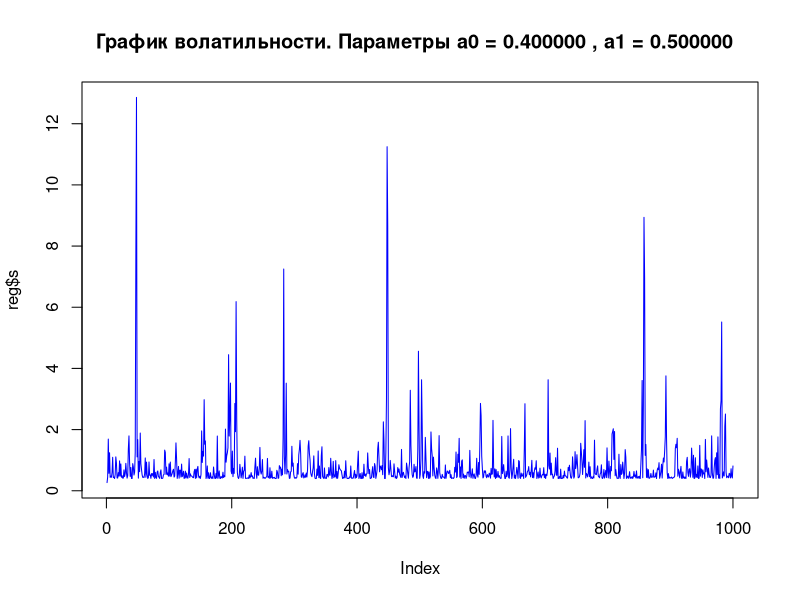
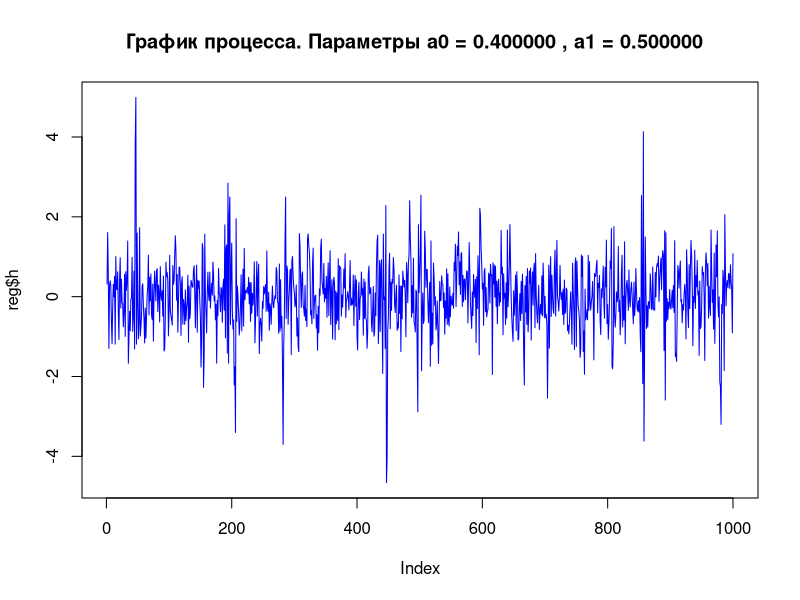
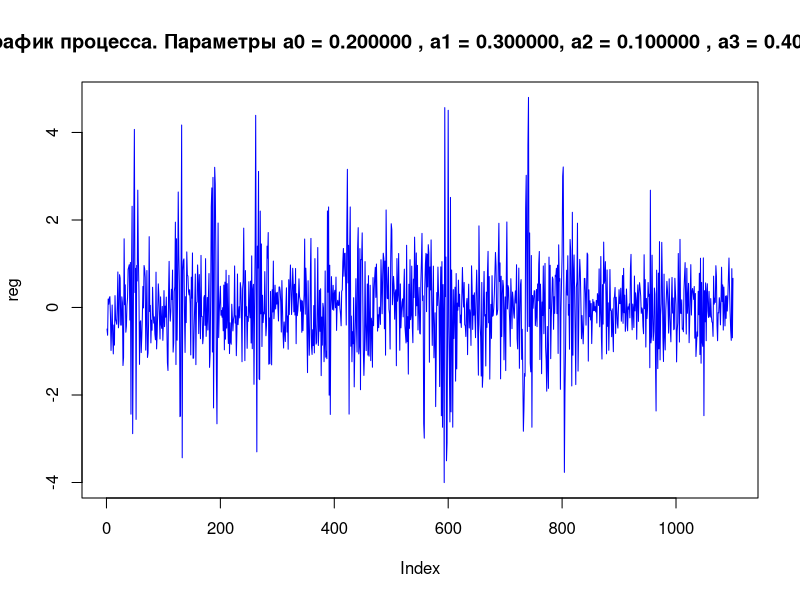
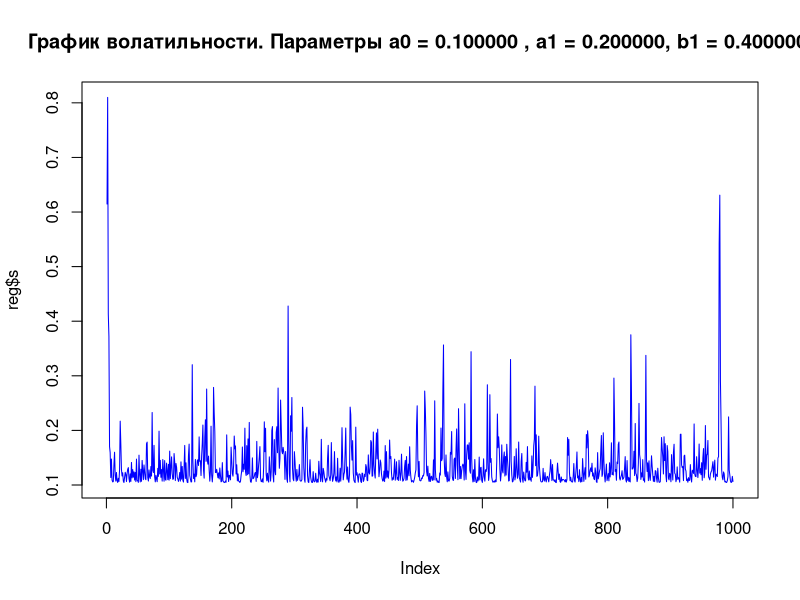
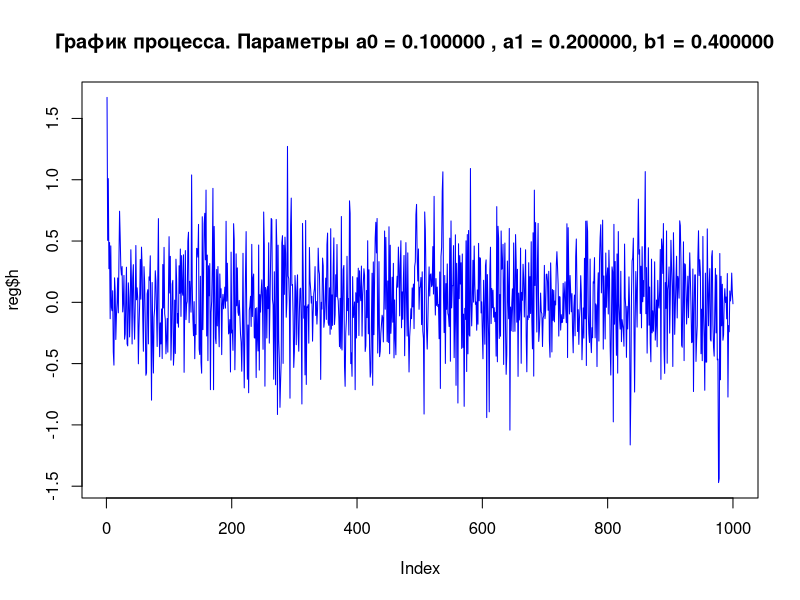

The R script that drew these images, in order:
#Лабораторная работа 2: GARCH(p, q)
# Установка пакета tseries, если он еще не установлен
install.packages("tseries")

# Подключение библиотеки tseries для работы с временными рядами
library("tseries")

# Подключение библиотеки stats для статистических функций
library("stats")

## 1. Построить график стационарного процесса {ℎ𝑛} и график волатильности
## {𝜎𝑛} процесса GARCH(1,0) из n = 1000 наблюдений.

# Определение функции для генерации GARCH(1,0) процесса
garch_1_0 <- function(n, a0, a1) {
  s = numeric(n)  # Вектор для хранения значений волатильности
  h = numeric(n)  # Вектор для хранения значений процесса
  e = rnorm(1, 0, 1)  # Генерация первой ошибки из нормального распределения
  s[1] = runif(1, min = 0, max = 1)  # Инициализация первого значения волатильности случайным числом
  h[1] = e * sqrt(s[1])  # Инициализация первого значения процесса
  
  # Цикл для генерации оставшихся значений
  for (i in 2:n) {
    s[i] = a0 + a1 * h[i-1] * h[i-1]  # Вычисление волатильности на основе предыдущего значения процесса
    e = rnorm(1, 0, 1)  # Генерация новой ошибки
    h[i] = e * sqrt(s[i])  # Вычисление текущего значения процесса
  }
  
  return(data.frame(s, h))  # Возврат данных в виде датафрейма
}

# Установка параметров для модели GARCH(1,0)
a0 = 0.4
a1 = 0.5
n = 1000  # Количество наблюдений

# Генерация данных GARCH(1,0)
reg = garch_1_0(n, a0, a1)

# Создание заголовка для графика волатильности
title = sprintf("График волатильности. Параметры a0 = %f , a1 = %f  ", a0, a1)
# Построение графика волатильности
plot(reg$s, main = title, type = "l", col = "blue")

# Создание заголовка для графика процесса
title = sprintf("График процесса. Параметры a0 = %f , a1 = %f  ", a0, a1)
# Построение графика процесса
plot(reg$h, main = title, type = "l", col = "blue")

## 2. Оценить параметры 𝑎0 и 𝑎1 с помощью метода наименьших квадратов (МНК),
## путем преобразования процесса ARCH(1) ≡ GARCH(1, 0) к процессу авторегрессии первого порядка.

reg = reg$h  # Использование только значений процесса для оценки параметров
sum1 = 0
sum2 = 0
chisl = 0
zn = 0
a1_estimate = 0
a0_estimate = 0

# Вычисление числителя для оценки a1
for (k in 2:n) {
  for (s in 2:n) {
    sum1 = sum1 + (reg[k]^2) * (reg[s-1]^2)  # Сумма произведений квадратов значений процесса
  }
}

# Вычисление знаменателя для оценки a1
for (k in 2:n) {
  sum2 = sum2 + (reg[k]^2) * (reg[k-1]^2)  # Сумма произведений квадратов текущего и предыдущего значений
}

chisl = sum1 - n * sum2  # Числитель для оценки a1
sum1 = 0
sum2 = 0

# Вычисление числителя для знаменателя
for (k in 2:n) {
  for (s in 2:n) {
    sum1 = sum1 + (reg[k-1]^2) * (reg[s-1]^2)  # Сумма произведений квадратов предыдущих значений
  }
}

# Вычисление знаменателя для оценки a1
for (k in 2:n) {
  sum2 = sum2 + (reg[k-1]^4)  # Сумма четвертых степеней предыдущих значений
}

zn = sum1 - n * sum2  # Знаменатель для оценки a1
a1_estimate = chisl / zn  # Оценка параметра a1

# Сброс переменных для оценки a0
sum1 = 0
chisl = 0
zn = 0

# Вычисление числителя для оценки a0
for (k in 2:n) {
  sum1 = sum1 + (reg[k-1]^2) * (reg[k]^2)  # Сумма произведений квадратов текущих и предыдущих значений
}

chisl = sum1 - a1_estimate * sum2  # Числитель для оценки a0
sum1 = 0

# Вычисление знаменателя для оценки a0
for (k in 2:n) {
  sum1 = sum1 + (reg[k-1]^2)  # Сумма квадратов предыдущих значений
}

zn = sum2  # Знаменатель для оценки a0
a0_estimate = chisl / zn  # Оценка параметра a0

# Вывод оценок параметров a0 и a1
print("Оценка а0:")
a0_estimate
print("Оценка а1:")
a1_estimate

## 3. Оценить параметры 𝑎0, 𝑎1 при помощи функции garch() пакета tseries по выборке {ℎ𝑛}.

garch(reg, order = c(1, 0))  # Оценка параметров модели GARCH(1,0) с использованием функции garch()

## 4. Построить график стационарного процесса GARCH(3,0) из n = 1100 наблюдений.

# Определение функции для генерации GARCH(3,0) процесса
garch_3_0 <- function(n, a0, a1, a2, a3) {
  s = numeric(n)  # Вектор для хранения значений волатильности
  h = numeric(n)  # Вектор для хранения значений процесса
  s[1] = runif(1, min = 0, max = 1)  # Инициализация первого значения волатильности
  e = rnorm(1, 0, 1)  # Генерация первой ошибки
  h[1] = e * sqrt(s[1])  # Инициализация первого значения процесса
  
  # Инициализация второго и третьего значений
  s[2] = a0 + a1 * h[1] * h[1]  # Второе значение волатильности
  e = rnorm(1, 0, 1)  # Генерация новой ошибки
  h[2] = e * sqrt(s[2])  # Второе значение процесса
  
  s[3] = a0 + a1 * h[2] * h[2] + a2 * h[1] * h[1]  # Третье значение волатильности
  e = rnorm(1, 0, 1)  # Генерация новой ошибки
  h[3] = e * sqrt(s[3])  # Третье значение процесса
  
  # Цикл для генерации оставшихся значений
  for (i in 4:n) {
    s[i] = a0 + a1 * h[i-1] * h[i-1] + a2 * h[i-2] * h[i-2] + a3 * h[i-3] * h[i-3]  # Вычисление волатильности
    e = rnorm(1, 0, 1)  # Генерация новой ошибки
    h[i] = e * sqrt(s[i])  # Вычисление текущего значения процесса
  }
  
  return(h)  # Возврат значений процесса
}

# Установка параметров для модели GARCH(3,0)
a0 = 0.2
a1 = 0.3
a2 = 0.1
a3 = 0.4

# Генерация данных GARCH(3,0)
reg = garch_3_0(1100, a0, a1, a2, a3)

# Создание заголовка для графика процесса
title = sprintf("График процесса. Параметры a0 = %f , a1 = %f, a2 = %f , a3 = %f  ", a0, a1, a2, a3)
# Построение графика процесса
plot(reg, main = title, type = "l", col = "blue")

# Оценка параметров модели GARCH(3,0) с использованием функции garch()
garch(reg, order = c(3, 0), start = c(a0, a1, a2, a3))$coef

## Задание №5 ----
# Установка параметров для модели GARCH(1,1)
a0 = 0.1
a1 = 0.2
b1 = 0.4

# Определение функции для генерации GARCH(1,1) процесса
garch_1_1 <- function(n, a0, a1, b1) {
  s = numeric(n)  # Вектор для хранения значений волатильности
  h = numeric(n)  # Вектор для хранения значений процесса
  e = rnorm(1, 0, 1)  # Генерация первой ошибки
  s[1] = runif(1, min = 0, max = 1)  # Инициализация первого значения волатильности
  h[1] = e * sqrt(s[1])  # Инициализация первого значения процесса
  
  # Цикл для генерации оставшихся значений
  for (i in 2:n) {
    s[i] = a0 + a1 * h[i-1] * h[i-1] + b1 * s[i-1] * s[i-1]  # Вычисление волатильности
    e = rnorm(1, 0, 1)  # Генерация новой ошибки
    h[i] = e * sqrt(s[i])  # Вычисление текущего значения процесса
  }
  
  return(data.frame(s, h))  # Возврат данных в виде датафрейма
}

# Генерация данных GARCH(1,1)
reg = garch_1_1(1000, a0, a1, b1)

# Создание заголовка для графика волатильности
title = sprintf("График волатильности. Параметры a0 = %f , a1 = %f, b1 = %f ", a0, a1, b1)
# Построение графика волатильности
plot(reg$s, main = title, type = "l", col = "blue")

# Создание заголовка для графика процесса
title = sprintf("График процесса. Параметры a0 = %f , a1 = %f, b1 = %f  ", a0, a1, b1)
# Построение графика процесса
plot(reg$h, main = title, type = "l", col = "blue")

# Оценка параметров модели GARCH(1,1) с использованием функции garch()
garch(reg$h, order = c(1, 1), start = c(a0, a1, b1))